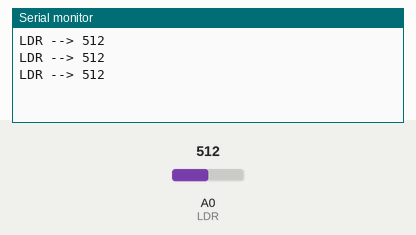
This sketch was run on a simulated Arduino Uno, built with avr-gcc and run on an emulated ATmega328P. On the bench: the last lines printed to the serial monitor. Inputs (shaded band) come from the test bench; at power-on: A0 (LDR) = 512.

Above: at 1.3 s.
1.4 s: A0 (LDR) set to 716
At 1.9 s:
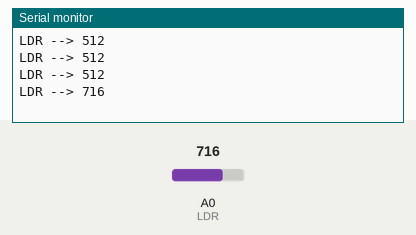
2.9 s: A0 (LDR) set to 900
At 3.4 s:
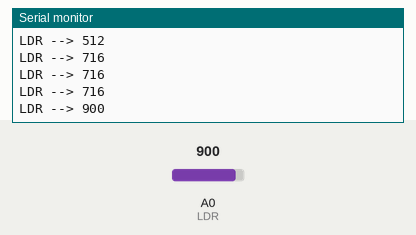
Timing chart, 0 to 5.9 s (numbered marks = the images above; inputs shaded):
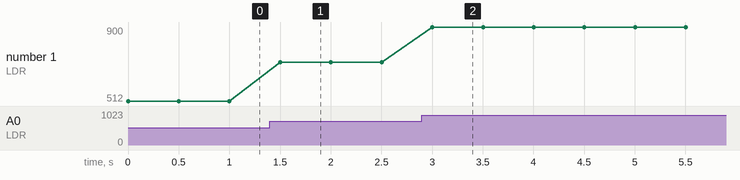

The sketch:

calibrando_LDR.ino
```cpp
// Calibrar LDR
const int LDR = 0;
int ldr_value = 0;

void setup () {
  Serial.begin(9600);
}

void loop () {
  ldr_value = analogRead(LDR);
  Serial.print("LDR --> ");
  Serial.println(ldr_value);
  delay(500);
}
```

Measured:
- after the input at 1.4 s, the serial monitor: prints a new line after 0.10 s (image 1)
- after the input at 2.9 s, the serial monitor: prints a new line after 0.10 s (image 2)
- plotted number 1: 512 → 716 after the input at 1.4 s, 716 → 900 after the input at 2.9 s
